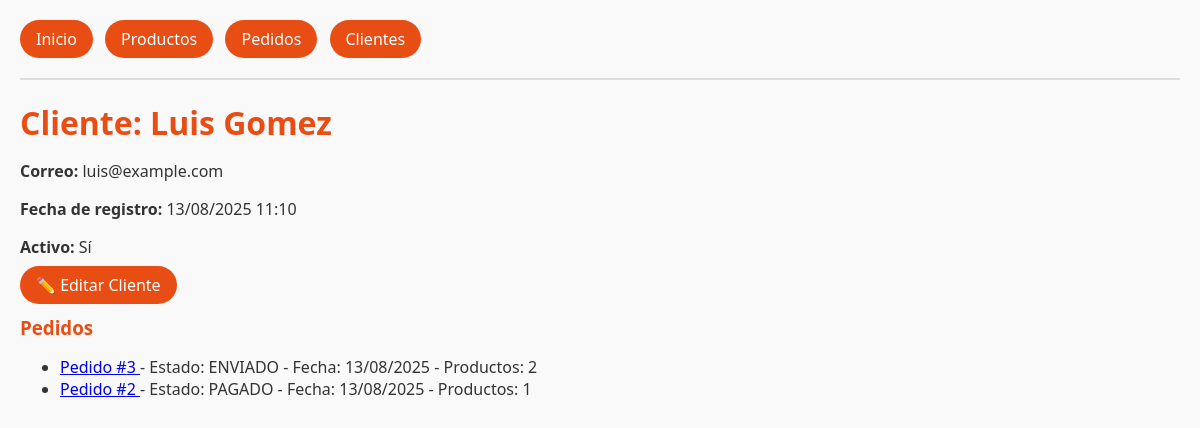
Screenshot of /clientes/2/ with the database file from the repository.
### tienda/models.py (models this page shows, shortened)
class Cliente(models.Model):
    nombre = models.CharField(max_length=120)
    correo = models.EmailField(unique=True)
    fecha_registro = models.DateTimeField(auto_now_add=True)
    activo = models.BooleanField(default=True)

class Pedido(models.Model):
    ESTADOS = [
        ("CREADO", "Creado"),
        ("PAGADO", "Pagado"),
        ("ENVIADO", "Enviado"),
        ("CERRADO", "Cerrado"),
    ]
    cliente = models.ForeignKey(Cliente, on_delete=models.CASCADE, related_name="pedidos")
    productos = models.ManyToManyField(Producto, related_name="pedidos")
    estado = models.CharField(max_length=10, choices=ESTADOS, default="CREADO")
    fecha = models.DateTimeField(auto_now_add=True)

### tienda/views.py (the view)
# urls.py: path("clientes/<int:pk>/", views.detalle_cliente, name="detalle_cliente"),
def detalle_cliente(request, pk):
    cliente = get_object_or_404(Cliente, pk=pk)
    pedidos = cliente.pedidos.select_related("cliente").prefetch_related("productos"). order_by("-fecha")
    return render(request, "tienda/detalle_cliente.html", {"cliente": cliente, "pedidos": pedidos})

### tienda/templates/tienda/detalle_cliente.html (shortened to what this page needs)
{% extends "tienda/base.html" %}
{% block content %}
<h1>Cliente: {{ cliente.nombre }}</h1>
<p><strong>Correo:</strong> {{ cliente.correo }}</p>
<p><strong>Fecha de registro:</strong> {{ cliente.fecha_registro|date:"d/m/Y H:i" }}</p>
<p><strong>Activo:</strong> {{ cliente.activo|yesno:"Sí,No" }}</p>
<p>
    <a href="{% url 'tienda:editar_cliente' cliente.pk %}" class="btn btn-primary">
        ✏️ Editar Cliente
    </a>
</p>
<h3>Pedidos</h3>
<ul>
    {% for ped in pedidos %}
    <li>
        <a href="{% url 'tienda:detalle_pedido' ped.pk %}">
            Pedido #{{ ped.id }}
        </a>
        - Estado: {{ ped.estado }}
        - Fecha: {{ ped.fecha|date:"d/m/Y" }}
        - Productos: {{ ped.productos.count }}
    </li>
    {% empty %}
    <li>Este cliente no tiene pedidos registrados.</li>
    {% endfor %}
</ul>
{% endblock %}

### tienda/static/css/main.css (style rules this page uses)
body { font-family: 'Segoe UI', sans-serif; margin: 20px; background-color: #f9f9f9; color: #333; }
h1, h2, h3 { color: #e84d13; margin-bottom: 15px; }
.btn { border-radius: 9999px; padding: 8px 16px; background-color: #e84d13; color: #fff; text-decoration: none; }

### rows the page displays
Cliente: nombre "Luis Gomez", correo "luis@example.com", fecha_registro "13/08/2025 11:10", activo "Sí"
Pedido: id "3", estado "ENVIADO", fecha "13/08/2025", productos.count "2"
Pedido: id "2", estado "PAGADO", fecha "13/08/2025", productos.count "1"
